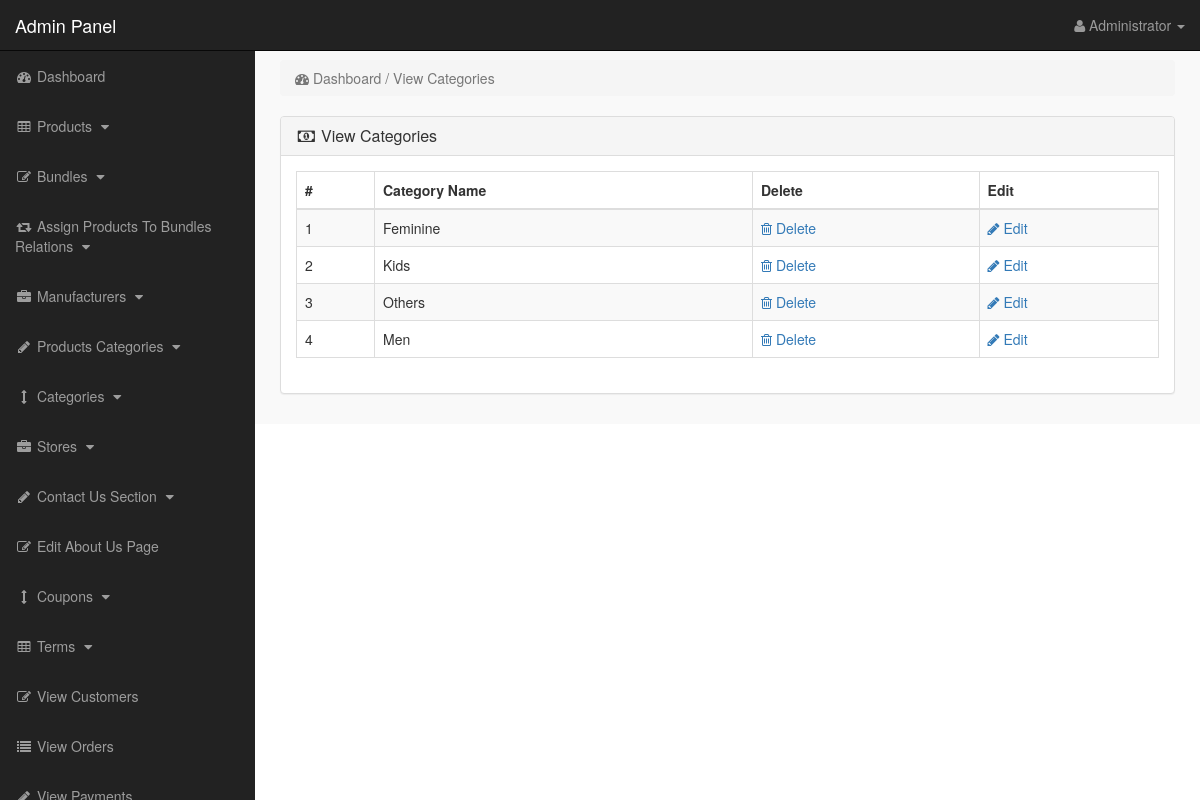
The app's page /admin_area/index.php?view_cats (signed in) with its own data.
### tables this page shows
CREATE TABLE `categories` (
  `cat_id` int(10) NOT NULL,
  `cat_title` text NOT NULL,
  `cat_top` text NOT NULL,
  `cat_image` text NOT NULL
);

### admin_area/view_cats.php (the view)
<?php
if(!isset($_SESSION['admin_email'])){
echo "<script>window.open('login.php','_self')</script>";
}
else {
?>
<div class="row" >
<div class="col-lg-12" >
<ol class="breadcrumb" >
<li class="active" >
<i class="fa fa-dashboard" ></i> Dashboard / View Categories
</li>
</ol>
</div>
</div>
<div class="row" >
<div class="col-lg-12" >
<div class="panel panel-default" >
<div class="panel-heading" >
<h3 class="panel-title" >
<i class="fa fa-money fa-fw"></i> View Categories
</h3>
</div>
<div class="panel-body" >
<div class="table-responsive" >
<table class="table table-bordered table-hover table-striped" >
<thead>
<tr>
<th>#</th>
<th>Category Name</th>
<th>Delete</th>
<th>Edit</th>
</tr>
</thead>
<tbody>
<?php
$i=0;
$get_cats = "select * from categories";
$run_cats = mysqli_query($con,$get_cats);
while($row_cats = mysqli_fetch_array($run_cats)){
$cat_id = $row_cats['cat_id'];
$cat_title = $row_cats['cat_title'];
$i++;
?>
<tr>
<td><?php echo $i; ?></td>
<td><?php echo $cat_title; ?></td>
<td>
<a href="index.php?delete_cat=<?php echo $cat_id; ?>" >
<i class="fa fa-trash-o" ></i> Delete
</a>
</td>
<td>
<a href="index.php?edit_cat=<?php echo $cat_id; ?>" >
<i class="fa fa-pencil" ></i> Edit
</a>
</td>
</tr>
<?php } ?>
</tbody>
</table>
</div>
</div>
</div>
</div>
</div>
<?php } ?>

### admin_area/includes/sidebar.php (shortened to what this page needs)
<?php
if(!isset($_SESSION['admin_email'])){
echo "<script>window.open('login.php','_self')</script>";
}
else {
?>
<nav class="navbar navbar-inverse navbar-fixed-top" >
<div class="navbar-header" >
<a class="navbar-brand" href="index.php?dashboard" >Admin Panel</a>
</div>
<ul class="nav navbar-right top-nav" >
<li class="dropdown" >
<a href="#" class="dropdown-toggle" data-toggle="dropdown" >
<i class="fa fa-user" ></i>
<?php echo $admin_name; ?> <b class="caret" ></b>
</a>
</li>
</ul>
<div class="collapse navbar-collapse navbar-ex1-collapse">
<ul class="nav navbar-nav side-nav">
<li>
<a href="index.php?dashboard">
<i class="fa fa-fw fa-dashboard"></i> Dashboard
</a>
</li>
<li>
<a href="#" data-toggle="collapse" data-target="#products">
<i class="fa fa-fw fa-table"></i> Products
<i class="fa fa-fw fa-caret-down"></i>
</a>
</li>
<li>
<a href="#" data-toggle="collapse" data-target="#bundles">
<i class="fa fa-fw fa-edit"></i> Bundles
<i class="fa fa-fw fa-caret-down"></i>
</a>
</li>
<li>
<a href="#" data-toggle="collapse" data-target="#relations">
<i class="fa fa-fw fa-retweet"></i> Assign Products To Bundles Relations
<i class="fa fa-fw fa-caret-down"></i>
</a>
</li>
<li>
<a href="#" data-toggle="collapse" data-target="#manufacturers">
<i class="fa fa-fw fa-briefcase"></i> Manufacturers
<i class="fa fa-fw fa-caret-down"></i>
</a>
</li>
<li>
<a href="#" data-toggle="collapse" data-target="#p_cat">
<i class="fa fa-fw fa-pencil"></i> Products Categories
<i class="fa fa-fw fa-caret-down"></i>
</a>
</li>
<li>
<a href="#" data-toggle="collapse" data-target="#cat">
<i class="fa fa-fw fa-arrows-v"></i> Categories
<i class="fa fa-fw fa-caret-down"></i>
</a>
</li>
<li>
<a href="#" data-toggle="collapse" data-target="#store">
<i class="fa fa-fw fa-briefcase"></i> Stores
<i class="fa fa-fw fa-caret-down"></i>
</a>
</li>
<li>
<a href="#" data-toggle="collapse" data-target="#contact_us">
<i class="fa fa-fw fa-pencil"> </i> Contact Us Section
<i class="fa fa-fw fa-caret-down"></i>
</a>
</li>
<li>
<a href="index.php?edit_about_us">
<i class="fa fa-fw fa-edit"></i> Edit About Us Page
</a>
</li>
<li>
<a href="#" data-toggle="collapse" data-target="#coupons">
<i class="fa fa-fw fa-arrows-v"></i> Coupons
<i class="fa fa-fw fa-caret-down"></i>
</a>
</li>
<li>
<a href="#" data-toggle="collapse" data-target="#terms" >
<i class="fa fa-fw fa-table"></i> Terms
<i class="fa fa-fw fa-caret-down"></i>
</a>
</li>
<li>
<a href="index.php?view_customers">
<i class="fa fa-fw fa-edit"></i> View Customers
</a>
</li>
<li>
<a href="index.php?view_orders">
<i class="fa fa-fw fa-list"></i> View Orders
</a>
</li>
<li>
<a href="index.php?view_payments">
<i class="fa fa-fw fa-pencil"></i> View Payments
</a>
</li>
</ul>
</div>
</nav>
<?php } ?>

### admin_area/css/style.css (style rules this page uses)
body { margin-top:100px; }
@media (min-width: 768px) { body { margin-top:50px; } }
.top-nav { padding:0 15px; }
.top-nav>li { display:inline-block; float:left; }
.top-nav>li>a { padding-top:15px; padding-bottom:15px; line-height:20px; color:#999; }
@media (min-width: 768px) { .side-nav { position:fixed; top:51px; width:255px; border-radius:0; overflow-y:auto; background-color: #222; bottom:0; overflow-x:hidden; padding-bottom:40px; } }
@media (min-width: 768px) { .side-nav>li>a { width:255px; } }
.panel-body { border-radius:5px; }

### records on screen
categories: cat_title "Feminine"
categories: cat_title "Kids"
categories: cat_title "Others"
categories: cat_title "Men"

### other values on screen
$admin_name "Administrator"
